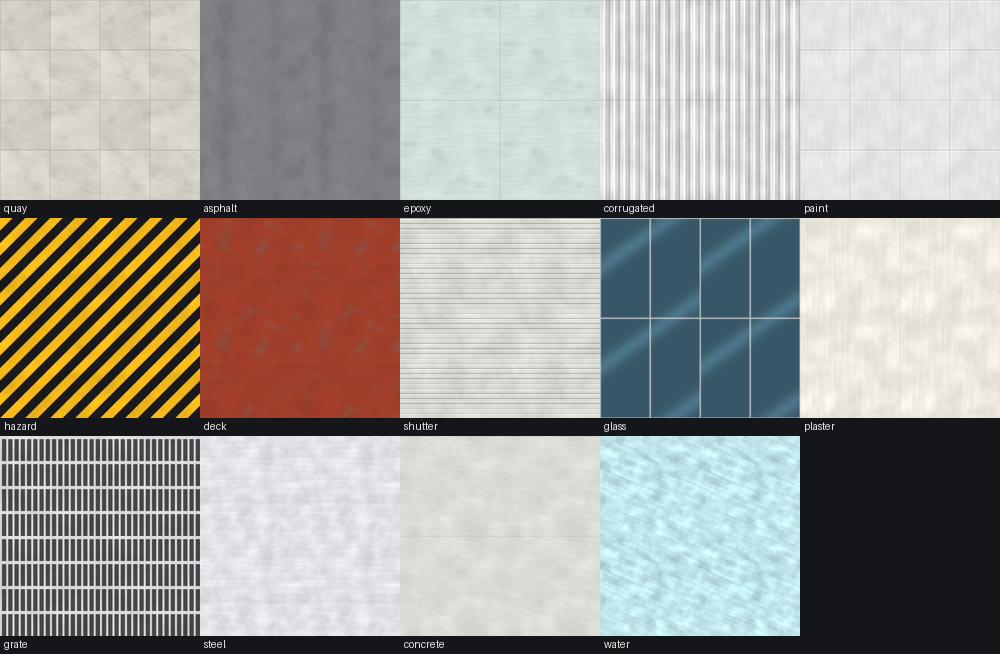

Source code (Python):
"""Stylized world surface textures -> assets/textures/<surface>.webp (+ art/previews/world_textures.png)

Run: python3 art/world_textures.py
The engine uses these instead of its procedural fallbacks (src/render/Textures.js) for any
surface id that has a file. Brush tints (data/surfaces.js, map data) multiply them.
"""
import os
import sys

import numpy as np
from PIL import Image, ImageDraw

sys.path.insert(0, os.path.join(os.path.dirname(os.path.abspath(__file__)), 'lib'))
import stylized as S  # noqa: E402

ROOT = os.path.join(os.path.dirname(os.path.abspath(__file__)), '..')
OUT = os.path.join(ROOT, 'assets', 'textures')
os.makedirs(OUT, exist_ok=True)
tiles = []
for name, fn in S.WORLD.items():
    a = fn()
    img = Image.fromarray((np.clip(a, 0, 1) * 255 + 0.5).astype(np.uint8), 'RGB')
    path = os.path.join(OUT, f'{name}.webp')
    img.save(path, 'WEBP', quality=86, method=6)
    tiles.append((name, img))
    print(f'{name:12s} {img.size} {os.path.getsize(path) / 1024:.0f} KB')
cols = 5
cell = 200
sheet = Image.new('RGB', (cols * cell, ((len(tiles) + cols - 1) // cols) * (cell + 18)), (20, 22, 26))
d = ImageDraw.Draw(sheet)
for i, (name, img) in enumerate(tiles):
    x, y = (i % cols) * cell, (i // cols) * (cell + 18)
    t = img.resize((cell // 2, cell // 2))
    for dx in (0, 1):
        for dy in (0, 1):
            sheet.paste(t, (x + dx * cell // 2, y + dy * cell // 2))
    d.text((x + 4, y + cell + 2), name, fill=(230, 230, 230))
sheet.save(os.path.join(ROOT, 'art', 'previews', 'world_textures.png'))
